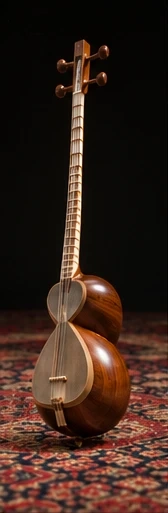
#> input picture assets/saz/frames/00.webp, 168 x 513 px; its folder holds 4 pictures in this run
$ python align.py
#> lines starting #> are read from the running program, lines starting #| are printed output that depends on the picture; after the words box and inside, x2 and y2 are one past the last pixel; in counts of white or black regions, pixels touching at a corner belong together
"""Put the extracted frames (frames/NN.webp) on one fixed camera.

Each storyboard panel was framed a little differently, so played in order the
picture jumps. This script tracks the instrument's body from frame to frame
(template match with a rotation search, since the body tips ~5° per frame),
then shifts every frame so the body centre lands on the same canvas point.
The horizon sits at the same height relative to the body in every panel, so
this also steadies the background.

The backdrop/carpet brightness is matched across frames so the sequence does
not flicker. Areas a panel does not cover are filled from the frame itself:
the carpet by tiling the clean strip beside the gap, the backdrop with its
own colour.

Usage: python3 align.py   ->  aligned/NN.webp (all the same size)
"""
from pathlib import Path

import cv2
import numpy as np

HERE = Path(__file__).parent
COUNT = 17

# Body (both bowls) in frame 00: centre and box size, in pixels
BODY_CENTRE = (82.0, 365.0)
BODY_SIZE = (98, 174)

# Canvas extent around the body centre: room for the head in frame 00 (top)
# and for the neck lying on the floor in frame 16 (right)
LEFT, RIGHT, TOP, BOTTOM = 70, 172, 340, 140
HORIZON = -45  # horizon height relative to the body centre
FEATHER = 6


def gray(image):
    return cv2.GaussianBlur(cv2.cvtColor(image, cv2.COLOR_BGR2GRAY), (3, 3), 0).astype(np.float32)


def track(frames):
    """Body centre and tilt (degrees) in each frame, following it from the previous frame."""
    cx, cy = BODY_CENTRE
    w, h = BODY_SIZE
    centres = [(cx, cy)]
    tilts = [0.0]
    tilt = 0.0
    pad = 60
    for prev, cur in zip(frames, frames[1:]):
        gp, gc = gray(prev), gray(cur)
        x0, y0 = max(0, int(cx - w / 2)), max(0, int(cy - h / 2))
        template = gp[y0:y0 + h, x0:x0 + w]
        th, tw = template.shape
        mask = np.zeros_like(template)
        cv2.ellipse(mask, (tw // 2, th // 2), (int(tw * 0.45), int(th * 0.47)), 0, 0, 360, 1, -1)
        best = None
        for turn in np.arange(-2, 12.1, 0.5):
            # Undo the extra tilt of the current frame before matching
            m = cv2.getRotationMatrix2D((cx, cy), turn, 1.0)
            m[:, 2] += pad
            warped = cv2.warpAffine(gc, m, (gc.shape[1] + 2 * pad, gc.shape[0] + 2 * pad),
                                    borderMode=cv2.BORDER_REPLICATE)
            result = cv2.matchTemplate(warped, template, cv2.TM_CCORR_NORMED, mask=mask)
            _, score, _, loc = cv2.minMaxLoc(result)
            if best is None or score > best[0]:
                best = (score, loc, m, turn)
        _, loc, m, turn = best
        tilt += turn
        tilts.append(float(tilt))
        point = np.array([loc[0] + tw / 2, loc[1] + th / 2, 1.0])
        cx, cy = cv2.invertAffineTransform(m) @ point
        centres.append((float(cx), float(cy)))
    return centres, tilts


TRIM = 3  # panel edges carry the storyboard's separator lines


# [11 lines left out: function place, not called in this run]


SOURCE = 36  # width of the clean carpet strip repeated into a gap


# [69 lines left out: functions fill, match_tone, not called in this run]


def main():
    frames = [cv2.imread(str(HERE / 'frames' / f'{i:02d}.webp')) for i in range(COUNT)]
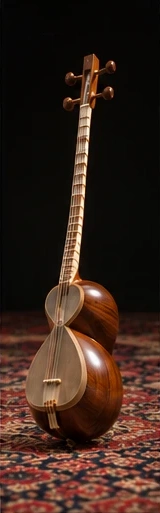
#> input picture assets/saz/frames/01.webp, 160 x 513 px
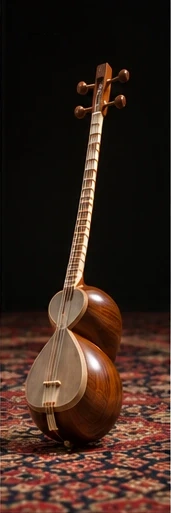
#> input picture assets/saz/frames/02.webp, 171 x 513 px
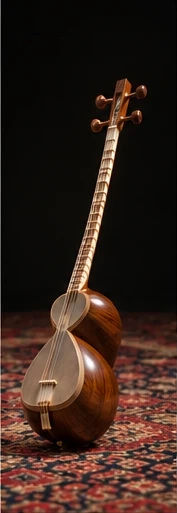
#> input picture assets/saz/frames/03.webp, 177 x 513 px
#> frames = 17 items
    centres, tilts = track(frames)
#> the loop in track, `for prev, cur in zip(frames, frames[1:]):` made 4 passes
#> (x0, y0, loc, m, turn, tilt, point, cx) on passes 1 to 3: (33, 278, (87, 342), [[0.999, 0.0436, 44.16], [-0.0436, 0.999, 63.92]], 2.5, 2.5, [136, 429, 1], 75.83), (26, 281, (86, 344), [[0.999, 0.0436, 43.99], [-0.0436, 0.999, 63.66]], 2.5, 5, [135, 431, 1], 74.9), (25, 283, (82, 345), [[0.997, 0.0785, 31.13], [-0.0785, 0.997, 67.02]], 4.5, 9.5, [131, 432, 1], 70.93)
#> cur on pass 4: None
#> pass 1, in track, `template = gp[y0:y0 + h, x0:x0 + w]`:
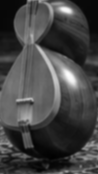
#> template: shape (174, 98) float32; min 1, max 253, mean 68.6
#> after the loop in track, `for prev, cur in zip(frames, frames[1:]):`:
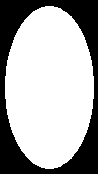
#> mask: shape (174, 98) float32; values 0 (black) and 1 (white), 66.7% white; 1 black region, box (x1, y1, x2, y2) and area: (0, 0, 98, 174) 5679
#> after the loop in track, `for prev, cur in zip(frames, frames[1:]):`:
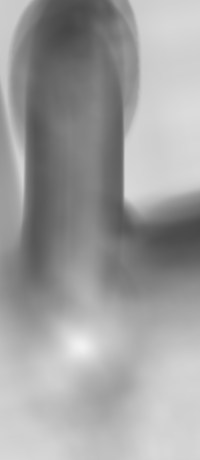
#> result: shape (460, 200) float32; min 0.275, max 0.95, mean 0.626
#> after the loop in track, `for prev, cur in zip(frames, frames[1:]):`:
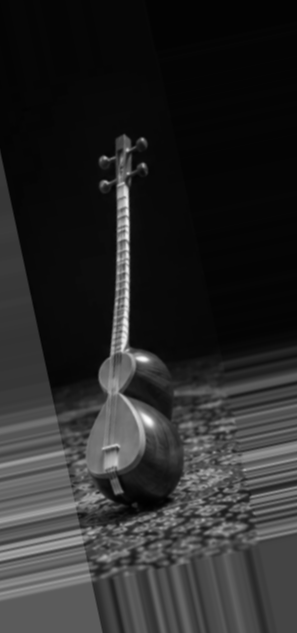
#> warped: shape (633, 297) float32; min 1, max 252.9, mean 41.5
#> after the loop in track, `for prev, cur in zip(frames, frames[1:]):`: centres = [(82, 365), (75.83, 368.7), (74.9, 371), (70.93, 371.7)]; tilt = 9.5; tilts = [0, 2.5, 5, 9.5]
    placed = [place(frame, centre) for frame, centre in zip(frames, centres)]
    coverage = [cov for _, cov in placed]
    images = match_tone([img for img, _ in placed], coverage)
    images = [fill(img, cov, tilt) for img, cov, tilt in zip(images, coverage, tilts)]
    out_dir = HERE / 'aligned'
    out_dir.mkdir(exist_ok=True)
    for i, (img, centre) in enumerate(zip(images, centres)):
        path = out_dir / f'{i:02d}.webp'
        cv2.imwrite(str(path), np.clip(img, 0, 255).astype(np.uint8), [cv2.IMWRITE_WEBP_QUALITY, 95])
        print(path.name, 'body centre', tuple(round(v, 1) for v in centre))


if __name__ == '__main__':
#> (the run stopped early here; a loop or call above may not have finished)
